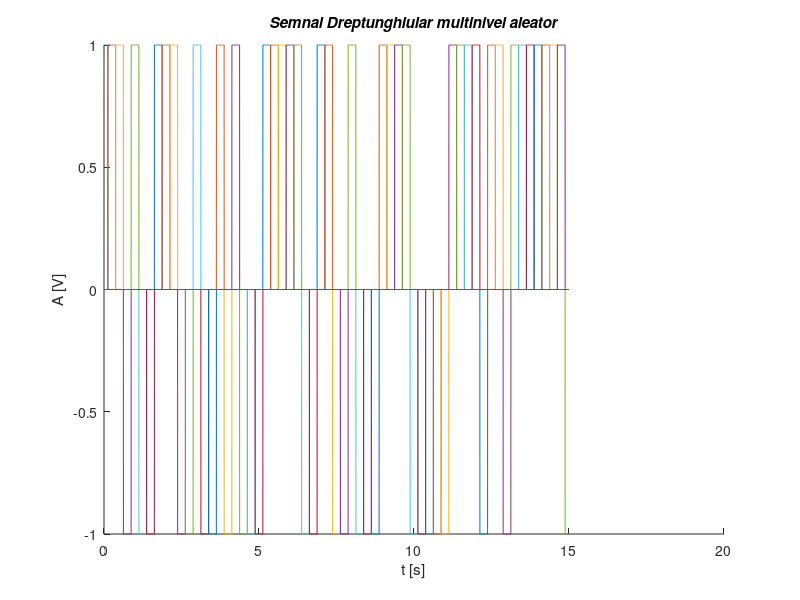
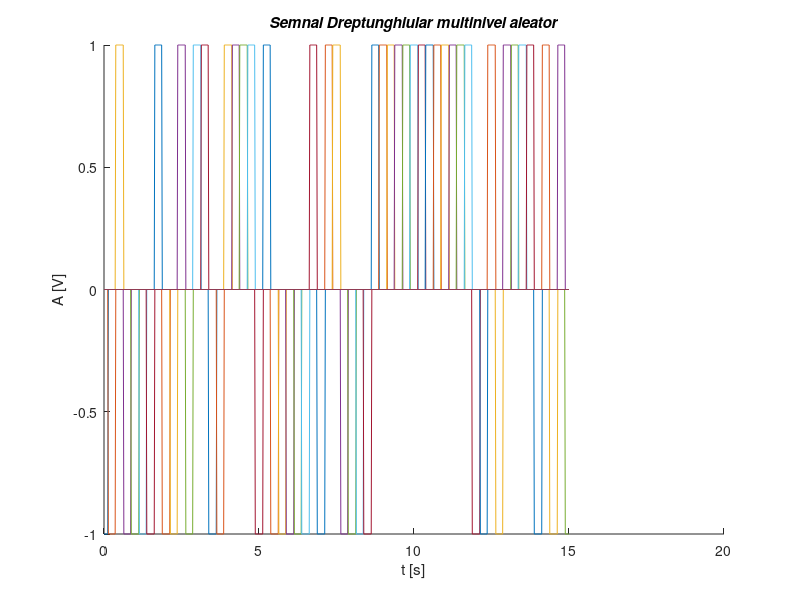
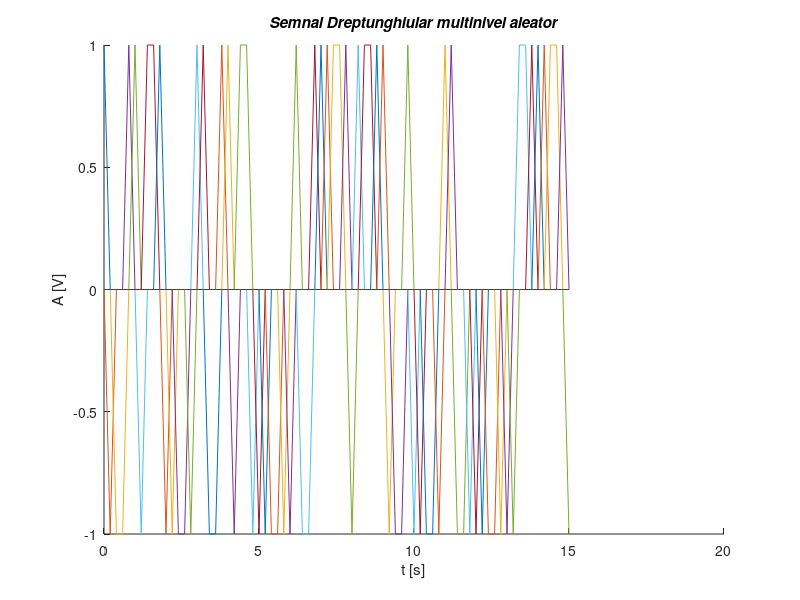
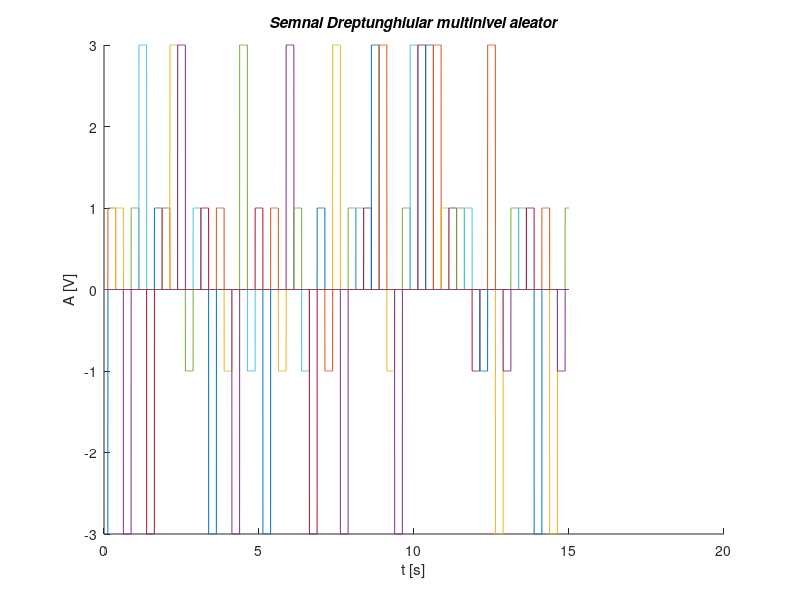

MATLAB code to generate these figures, in order:
%Se va genera un semnal
%cu rezolutie temporara de 2ms, 20ms 200ms pentru un semnal continuu de tipul:  


%Semnal dreptunghiular multinivel, aleator
%a) 
% -rezolutie temporala 2ms
t=0:0.002:15;
niv = [ -1 1 ];
figure(1)
hold on
title('Semnal Dreptunghiular multinivel aleator','FontAngle','italic')
xlabel('t [s]')
ylabel('A [V]')
 
for n=0:0.25:40
    y = datasample(niv, 1)
    plot(t, y*rectpuls(t-n, 0.25))
end

% -rezolutie temporala 20ms
t=0:0.02:15;
niv = [ -1 1 ];
figure(2)
hold on
title('Semnal Dreptunghiular multinivel aleator','FontAngle','italic')
xlabel('t [s]')
ylabel('A [V]')
 
for n=0:0.25:40
    y = datasample(niv, 1)
    plot(t, y*rectpuls(t-n, 0.25))
end

% -rezolutie temporala 200ms
t=0:0.2:15;
niv = [ -1 1 ];
figure(3)
hold on
title('Semnal Dreptunghiular multinivel aleator','FontAngle','italic')
xlabel('t [s]')
ylabel('A [V]')
 
for n=0:0.25:40
    y = datasample(niv, 1)
    plot(t, y*rectpuls(t-n, 0.25))
end



%b)
% -rezolutie temporala 2ms
t=0:0.002:15;
niv = [ -3 -1 1 3 ];
figure(4)
hold on
title('Semnal Dreptunghiular multinivel aleator','FontAngle','italic')
xlabel('t [s]')
ylabel('A [V]')
for n=0:0.25:40
    y = datasample(niv, 1)
    plot(t, y*rectpuls(t-n, 0.25))
end

% -rezolutie temporala 20ms
t=0:0.02:15;
niv = [ -3 -1 1 3 ];
figure(5)
hold on
title('Semnal Dreptunghiular multinivel aleator','FontAngle','italic')
xlabel('t [s]')
ylabel('A [V]')
for n=0:0.25:40
    y = datasample(niv, 1)
    plot(t, y*rectpuls(t-n, 0.25))
end

% -rezolutie temporala 200ms
t=0:0.2:15;
niv = [ -3 -1 1 3 ];
figure(6)
hold on
title('Semnal Dreptunghiular multinivel aleator','FontAngle','italic')
xlabel('t [s]')
ylabel('A [V]')
for n=0:0.25:40
    y = datasample(niv, 1)
    plot(t, y*rectpuls(t-n, 0.25))
end



%c)
% -rezolutie temporala 2ms
t=0:0.002:15;
niv = [ -5 -3 -1 1 3 5 ];
figure(7)
hold on
title('Semnal Dreptunghiular multinivel aleator','FontAngle','italic')
xlabel('t [s]')
ylabel('A [V]')
for n=0:0.25:40
    y = datasample(niv, 1)
    plot(t, y*rectpuls(t-n, 0.25))
end

% -rezolutie temporala 20ms
t=0:0.02:15;
niv = [ -5 -3 -1 1 3 5 ];
figure(8)
hold on
title('Semnal Dreptunghiular multinivel aleator','FontAngle','italic')
xlabel('t [s]')
ylabel('A [V]')
for n=0:0.25:40
    y = datasample(niv, 1)
    plot(t, y*rectpuls(t-n, 0.25))
end

% -rezolutie temporala 200ms
t=0:0.2:15;
niv = [ -5 -3 -1 1 3 5 ];
figure(9)
hold on
title('Semnal Dreptunghiular multinivel aleator','FontAngle','italic')
xlabel('t [s]')
ylabel('A [V]')
for n=0:0.25:40
    y = datasample(niv, 1)
    plot(t, y*rectpuls(t-n, 0.25))
end



%d)
% -rezolutie temporala 2ms
t=0:0.002:15;
niv = [ -7 -5 -3 -1 1 3 5 7];
figure(10)
hold on
title('Semnal Dreptunghiular multinivel aleator','FontAngle','italic')
xlabel('t [s]')
ylabel('A [V]')
for n=0:0.25:40
    y = datasample(niv, 1)
    plot(t, y*rectpuls(t-n, 0.25))
end

% -rezolutie temporala 20ms
t=0:0.02:15;
niv = [ -7 -5 -3 -1 1 3 5 7];
figure(11)
hold on
title('Semnal Dreptunghiular multinivel aleator','FontAngle','italic')
xlabel('t [s]')
ylabel('A [V]')
for n=0:0.25:40
    y = datasample(niv, 1)
    plot(t, y*rectpuls(t-n, 0.25))
end

% -rezolutie temporala 200ms
t=0:0.2:15;
niv = [ -7 -5 -3 -1 1 3 5 7];
figure(12)
hold on
title('Semnal Dreptunghiular multinivel aleator','FontAngle','italic')
xlabel('t [s]')
ylabel('A [V]')
for n=0:0.25:40
    y = datasample(niv, 1)
    plot(t, y*rectpuls(t-n, 0.25))
end
